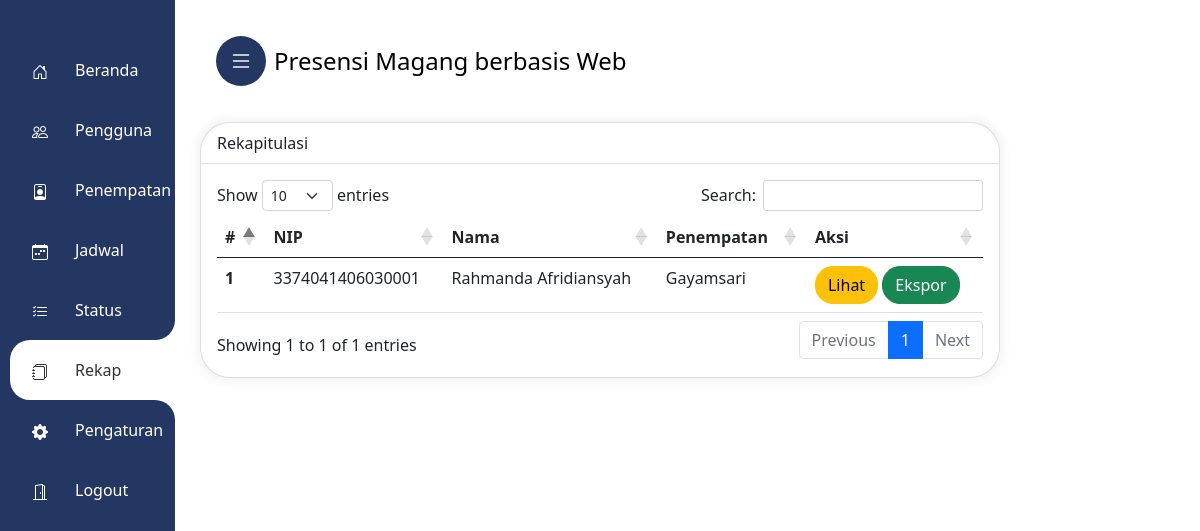
Before: /admin/rekap.php (signed in) with the older database file.
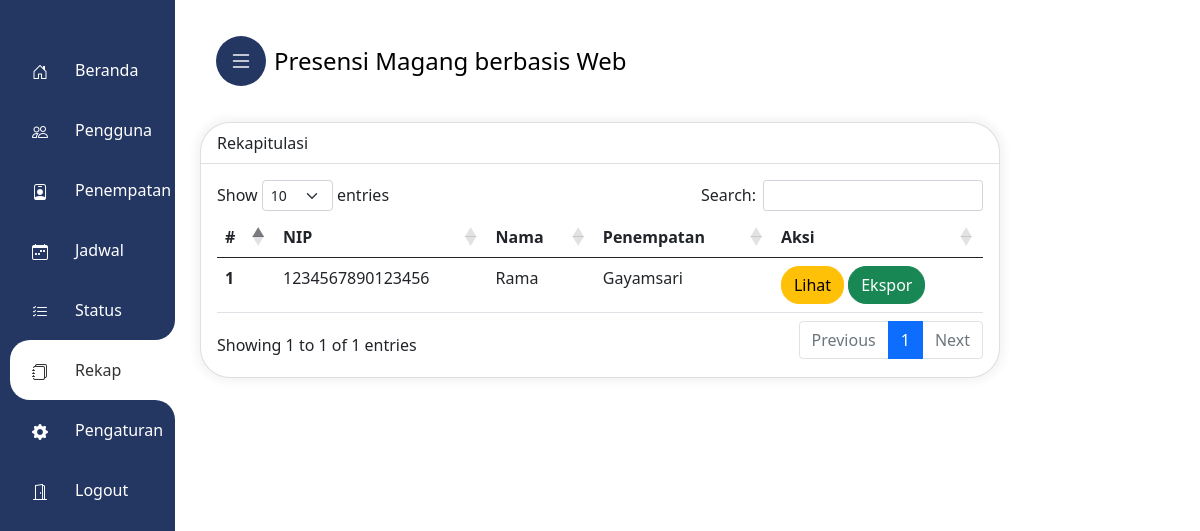
After: the same page with the newer database file.
### tables this page shows
CREATE TABLE `pengguna` (
  `id` int(11) NOT NULL,
  `nik` varchar(16) NOT NULL,
  `nama` varchar(30) NOT NULL,
  `password` varchar(255) NOT NULL,
  `penempatan_id` int(11) NOT NULL,
  `foto_profil` varchar(225) DEFAULT NULL
);

CREATE TABLE `penempatan` (
  `penempatan_id` int(11) NOT NULL,
  `penempatan_nama` varchar(50) NOT NULL,
  `alamat` varchar(255) NOT NULL,
  `latitude` varchar(30) NOT NULL,
  `longitude` varchar(30) NOT NULL,
  `link` varchar(255) NOT NULL
);

### admin/rekap.php (the view, shortened to what this page needs)
<?php
include_once 'main-admin.php';
?>
<!DOCTYPE html>
<html lang="en">
<head>
    <link href="https://cdn.jsdelivr.net/npm/bootstrap@5.0.0-beta2/dist/css/bootstrap.min.css" rel="stylesheet"
>
</head>
<body>
    <div class="mx-auto">
        <div class="card mb-3">
            <div class="card-header">
                Rekapitulasi
            </div>
            <div class="card-body">
                <table class="table">
                    <thead>
                        <tr>
                            <th scope="col">#</th>
                            <th scope="col">NIP</th>
                            <th scope="col">Nama</th>
                            <th scope="col">Penempatan</th>
                            <th scope="col">Aksi</th>
                        </tr>
                    </thead>
                    <tbody>
                        <?php
                        $sql = "SELECT pengguna.id, pengguna.nik, pengguna.nama, penempatan.penempatan_nama
                        FROM pengguna
                        INNER JOIN penempatan ON pengguna.penempatan_id = penempatan.penempatan_id
                        ORDER BY pengguna.id DESC";
                        $stmt = $conn->query($sql);
                        $results = $stmt->fetchAll(PDO::FETCH_ASSOC);
                        $urut = 1;
                        foreach ($results as $row) {
                            $nik = $row['nik'];
                            $nama = $row['nama'];
                            $penempatan = $row['penempatan_nama'];
                            ?>
                            <tr>
                                <th scope="row">
                                    <?php echo $urut++ ?>
                                </th>
                                <td scope="row">
                                    <?php echo $nik ?>
                                </td>
                                <td scope="row">
                                    <?php echo $nama ?>
                                </td>
                                <td scope="row">
                                    <?php echo $penempatan ?>
                                </td>
                                <td scope="row">
                                    <a href="hasil_rekap?nik=<?php echo $nik ?>"><button type="button"
                                            class="btn btn-warning">Lihat</button></a>
                                    <a class="btn btn-success" href="ekspor_rekap?nik=<?php echo $nik; ?>">Ekspor</a>
                                </td>
                            </tr>
                            <?php
                        }
                        ?>
                    </tbody>
                </table>
            </div>
        </div>
</body>
</html>

### admin/main-admin.php (shortened to what this page needs)
<?php
$current_page = basename($_SERVER['PHP_SELF']);
echo '
<!DOCTYPE html>
<html lang="id-ID" xml:lang="id-ID">
<head>
  <link href="https://cdn.jsdelivr.net/npm/bootstrap@5.1.1/dist/css/bootstrap.min.css" rel="stylesheet">
  <link rel="stylesheet" href="https://cdn.jsdelivr.net/npm/bootstrap-icons@1.9.1/font/bootstrap-icons.css"/>
  <link rel="stylesheet" type="text/css" href="https://cdn.datatables.net/1.13.4/css/dataTables.bootstrap5.min.css">
  <link href="https://cdn.jsdelivr.net/npm/bootstrap@5.0.0-beta2/dist/css/bootstrap.min.css" rel="stylesheet">
  <link rel="stylesheet" href="style.css?key=2">
</head>
<body>
<div class="mx-auto">
<header class="l-header">
<nav class="iniheader navbar p-3 navbar-dark justify-content-start" style="">
<div class="toggle">
    <i class="bi bi-list open"></i>
</div>
<a href="beranda" style="margin-left:8px;color:black;text-decoration:none">Presensi Magang berbasis Web</a>
</nav>
</header>
</div>
    <div class="kolomkiri">
    <div class="navigation active">
    <ul>
        <li class="list';
if ($current_page == "beranda.php") {
    echo " active";
}
echo '">
            <b></b>
            <b></b>
            <a href="beranda" data-text="Beranda">
                <span class="icon"><i class="bi bi-house-door"></i></span>
                <span class="title">Beranda</span>
            </a>
        </li>
        <li class="list';
if ($current_page == "pengguna.php") {
    echo " active";
}
echo '">
            <b></b>
            <b></b>
            <a href="pengguna" data-text="Data Pengguna">
                <span class="icon"><i class="bi bi-people"></i></span>
                <span class="title">Pengguna</span>
            </a>
        </li>
        <li class="list';
if ($current_page == "penempatan.php") {
    echo " active";
}
echo '">
            <b></b>
            <b></b>
            <a href="penempatan" data-text="Penempatan">
                <span class="icon"><i class="bi bi-person-badge"></i></span>
                <span class="title">Penempatan</span>
            </a>
        </li>
        <li class="list';
if ($current_page == "jadwal.php") {
    echo " active";
}
echo '">
            <b></b>
            <b></b>
            <a href="jadwal" data-text="Jadwal">
                <span class="icon"><i class="bi bi-calendar-week"></i></span>
                <span class="title">Jadwal</span>
            </a>
        </li>
        <li class="list';
if ($current_page == "status.php") {
    echo " active";
}
echo '">
            <b></b>
            <b></b>
            <a href="status" data-text="Status Absen">
                <span class="icon"><i class="bi bi-list-check"></i></span>
                <span class="title">Status</span>
            </a>
        </li>
        <li class="list';
if ($current_page == "rekap.php" || $current_page == "hasil_rekap.php" || $current_page == "rekap_harian.php") {
    echo " active";
}
echo '">
            <b></b>
            <b></b>
            <a href="rekap" data-text="Rekap">
                <span class="icon"><i class="bi bi-journals"></i></span>
                <span class="title">Rekap</span>
            </a>
        </li>
        <li class="list';
if ($current_page == "pengaturan.php") {
    echo " active";
}
echo '">
            <b></b>
            <b></b>
            <a href="pengaturan" data-text="Pengaturan">
                <span class="icon"><i class="bi bi-gear-fill"></i></span>
                <span class="title">Pengaturan</span>
            </a>
        </li>
        <li class="list">
            <b></b>
            <b></b>
            <a href="logout" data-text="Logout">
                <span class="icon"><i class="bi bi-door-open"></i></span>
                <span class="title">Logout</span>
            </a>
        </li>
    </ul>
</div>
</div>
<div class="navmob">
        <div class="effect"></div>
        <a href="beranda" class="';
if ($current_page == "beranda.php") {
    echo " active";
}
echo '">
            <svg xmlns="http://www.w3.org/2000/svg" width="16" height="16" fill="currentColor" class="bi bi-house-door" viewBox="0 0 16 16"><path d="M8.354 1.146a.5.5 0 0 0-.708 0l-6 6A.5.5 0 0 0 1.5 7.5v7a.5.5 0 0 0 .5.5h4.5a.5.5 0 0 0 .5-.5v-4h2v4a.5.5 0 0 0 .5.5H14a.5.5 0 0 0 .5-.5v-7a.5.5 0 0 0-.146-.354L13 5.793V2.5a.5.5 0 0 0-.5-.5h-1a.5.5 0 0 0-.5.5v1.293L8.354 1.146ZM2.5 14V7.707l5.5-5.5 5.5 5.5V14H10v-4a.5.5 0 0 0-.5-.5h-3a.5.5 0 0 0-.5.5v4H2.5Z"/></svg>
            <span class="text">Beranda</span>
        </a>
        <a href="rekap" class="';
if ($current_page == "rekap.php") {
    echo " active";
}
echo '">
            <svg xmlns="http://www.w3.org/2000/svg" width="16" height="16" fill="currentColor" class="bi bi-card-checklist" viewBox="0 0 16 16"><path d="M14.5 3a.5.5 0 0 1 .5.5v9a.5.5 0 0 1-.5.5h-13a.5.5 0 0 1-.5-.5v-9a.5.5 0 0 1 .5-.5h13zm-13-1A1.5 1.5 0 0 0 0 3.5v9A1.5 1.5 0 0 0 1.5 14h13a1.5 1.5 0 0 0 1.5-1.5v-9A1.5 1.5 0 0 0 14.5 2h-13z"/><path d="M7 5.5a.5.5 0 0 1 .5-.5h5a.5.5 0 0 1 0 1h-5a.5.5 0 0 1-.5-.5zm-1.496-.854a.5.5 0 0 1 0 .708l-1.5 1.5a.5.5 0 0 1-.708 0l-.5-.5a.5.5 0 1 1 .708-.708l.146.147 1.146-1.147a.5.5 0 0 1 .708 0zM7 9.5a.5.5 0 0 1 .5-.5h5a.5.5 0 0 1 0 1h-5a.5.5 0 0 1-.5-.5zm-1.496-.854a.5.5 0 0 1 0 .708l-1.5 1.5a.5.5 0 0 1-.708 0l-.5-.5a.5.5 0 0 1 .708-.708l.146.147 1.146-1.147a.5.5 0 0 1 .708 0z"/></svg>
            <span class="text">Rekap</span>
        </a>
        <a class="plus" id="sidebarCollapse" data-bs-toggle="offcanvas" data-bs-target="#offcanvas" role="button" aria-label="Toggle menu">
            <svg xmlns="http://www.w3.org/2000/svg" width="16" height="16" fill="currentColor" class="bi bi-plus" viewBox="0 0 16 16"><path d="M8 4a.5.5 0 0 1 .5.5v3h3a.5.5 0 0 1 0 1h-3v3a.5.5 0 0 1-1 0v-3h-3a.5.5 0 0 1 0-1h3v-3A.5.5 0 0 1 8 4z"/></svg>
        </a>
        <a href="jadwal" class="';
echo '">
            <svg xmlns="http://www.w3.org/2000/svg" width="16" height="16" fill="currentColor" class="bi bi-card-list" viewBox="0 0 16 16"><path d="M14.5 3a.5.5 0 0 1 .5.5v9a.5.5 0 0 1-.5.5h-13a.5.5 0 0 1-.5-.5v-9a.5.5 0 0 1 .5-.5h13zm-13-1A1.5 1.5 0 0 0 0 3.5v9A1.5 1.5 0 0 0 1.5 14h13a1.5 1.5 0 0 0 1.5-1.5v-9A1.5 1.5 0 0 0 14.5 2h-13z"/><path d="M5 8a.5.5 0 0 1 .5-.5h7a.5.5 0 0 1 0 1h-7A.5.5 0 0 1 5 8zm0-2.5a.5.5 0 0 1 .5-.5h7a.5.5 0 0 1 0 1h-7a.5.5 0 0 1-.5-.5zm0 5a.5.5 0 0 1 .5-.5h7a.5.5 0 0 1 0 1h-7a.5.5 0 0 1-.5-.5zm-1-5a.5.5 0 1 1-1 0 .5.5 0 0 1 1 0zM4 8a.5.5 0 1 1-1 0 .5.5 0 0 1 1 0zm0 2.5a.5.5 0 1 1-1 0 .5.5 0 0 1 1 0z"/></svg>
            <span class="text">Jadwal</span>
        </a>
        <a href="pengaturan" class="';
if ($current_page == "pengaturan.php") {
    echo " active";
}
echo '">
            <svg xmlns="http://www.w3.org/2000/svg" width="16" height="16" fill="currentColor" class="bi bi-gear-fill" viewBox="0 0 16 16"><path d="M8 8a3 3 0 1 0 0-6 3 3 0 0 0 0 6Zm2-3a2 2 0 1 1-4 0 2 2 0 0 1 4 0Zm4 8c0 1-1 1-1 1H3s-1 0-1-1 1-4 6-4 6 3 6 4Zm-1-.004c-.001-.246-.154-.986-.832-1.664C11.516 10.68 10.289 10 8 10c-2.29 0-3.516.68-4.168 1.332-.678.678-.83 1.418-.832 1.664h10Z"/></svg>
            <span class="text">Pengaturan</span>
        </a>
    </div>
    ';
?>

### admin/style.css (style rules this page uses)
a,a:hover,a:focus { color: inherit;text-decoration: none;transition: all 0.3s; }
.card { box-shadow: 0px 0px 10px 4px rgba(0, 0, 0, 0.05);border:none;border-radius: 30px; }
.l-header { width: 100%;position:relative;top: 0;left: 0;z-index: 99; }
.iniheader { max-width:1080px;font-size: 1.5em; }
.bi { vertical-align: -.125em;pointer-events: none;fill: currentColor; }
.navigation { display:none;position: fixed;top:0;left:0;bottom:0;width:70px;border-radius: 0;box-sizing: initial;border-left: 5px solid #243763;background:#243763;transition: all .3s ease;overflow-x: hidden; }
.navigation ul { position: absolute;top:0;left:0;width: 100%;padding-left: 5px;padding-top: 40px; }
.navigation ul li { position: relative;list-style: none;width: 100%;border-top-left-radius: 20px;border-bottom-left-radius: 20px; }
.navigation ul li.active { background-color: #fff; }
.navigation ul li b:nth-child(1) { position: absolute;top:-20px;height: 20px;width: 100%;background-color: #fff;display: none; }
.navigation ul li b:nth-child(1)::before { content: '';position: absolute;top:0;left:0;width: 100%;height: 100%;border-bottom-right-radius:20px;background-color: #243763; }
.navigation ul li b:nth-child(2) { position: absolute;bottom:-20px;height: 20px;width: 100%;background-color: #fff;display: none; }
.navigation ul li b:nth-child(2)::before { content: '';position: absolute;top:0;left:0;width: 100%;height: 100%;border-top-right-radius:20px;background-color: #243763; }
.navigation ul li.active b:nth-child(1), .navigation ul li.active b:nth-child(2) { display: block; }
.navigation ul li a { position: relative;display: block;width: 100%;display: flex;text-decoration: none;color: #fff; }
.navigation ul li.active a { color:#333 }
.navigation ul li a .icon { position: relative;display: block;min-width: 60px;height: 60px;line-height: 60px;text-align: center; }
.navigation ul li a .icon i { font-size: 1em; }
.navigation ul li a .title { position: relative;display: block;padding-left: 5px;height: 60px;line-height: 60px;white-space: normal; }
.toggle { display:none;position: relative;width: 50px;height: 50px;background-color: #243763;border-radius: 50%;cursor: pointer;justify-content: center;align-items: center;transition: all .3s ease; }
.toggle i { position: absolute;color: #fff;font-size: 24px;display: none; }
.toggle i.open, .toggle.active i.close { display: block; }
@media only screen and (min-width: 576px) { .mx-auto { margin-top:20px } }
@media only screen and (min-width: 576px) { .navigation { display: flex; } }
@media only screen and (min-width: 576px) { .kolomkiri { position: absolute;top:0;width: 100px;height: 100%;float: left;padding: 15px; } }
@media only screen and (min-width: 576px) { .iniheader { margin-top:10px !important; max-width:800px !important; border-radius: 0 !important; color:#000 !important; } }
@media only screen and (min-width: 1180px) { .navigation.active { width: 170px; } }
@media only screen and (min-width: 1180px) { .toggle { display: flex; } }

### admin/main-admin.php (style rules this page uses)
.btn { border-radius:18px !important; }
.card, .modal-content { border:0;border-radius: 30px !important; }
.card-header { background:none !important }

### admin/rekap.php (style rules this page uses)
.mx-auto { max-width: 800px }
.card { margin-top: 10px; }

Changed rows visible on the page:
removed pengguna: nik "3374041406030001", nama "Rahmanda Afridiansyah", penempatan.penempatan_nama "Gayamsari"
added pengguna: nik "1234567890123456", nama "Rama", penempatan.penempatan_nama "Gayamsari"
